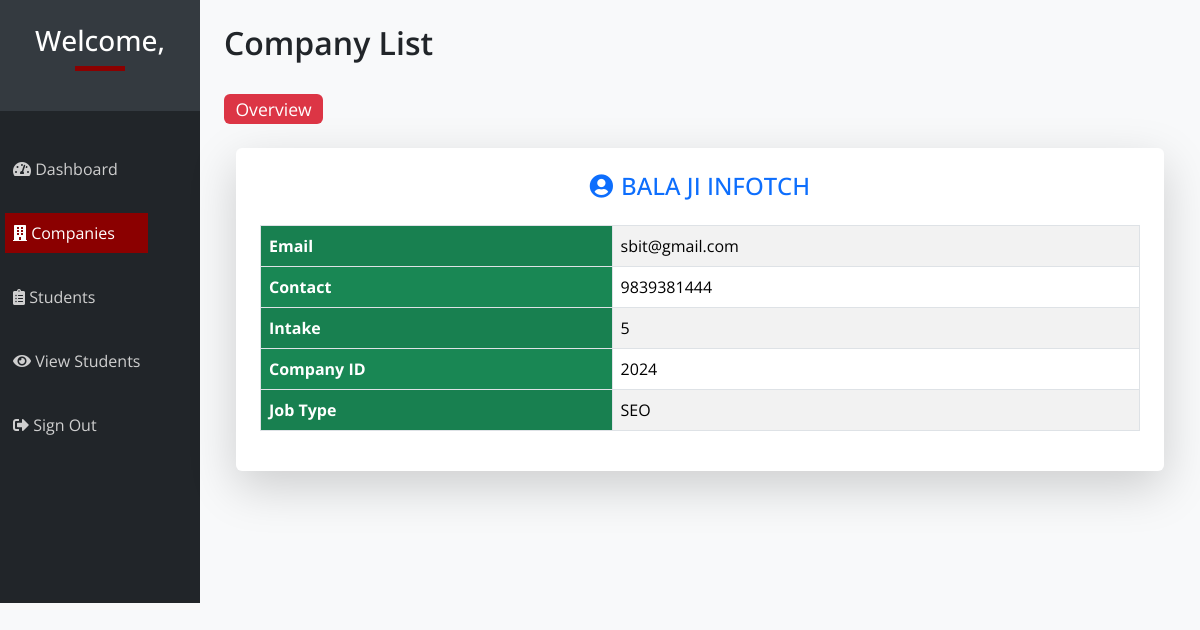
Page /admin/clist.php on the committed database.
### tables this page shows
CREATE TABLE `companies` (
  `contact` bigint(11) NOT NULL,
  `name` varchar(50) NOT NULL,
  `intake` int(25) NOT NULL,
  `c_id` int(25) NOT NULL,
  `email` varchar(50) NOT NULL,
  `password` varchar(50) NOT NULL,
  `type` varchar(50) NOT NULL
);

### admin/clist.php (the view, shortened to what this page needs)
<?php include '../db.php'; ?>
<!DOCTYPE html>
<html lang="en">
<head>
    <link href="https://cdnjs.cloudflare.com/ajax/libs/font-awesome/5.15.4/css/all.min.css" rel="stylesheet">
    <link href="css/font-awesome.min.css" rel="stylesheet">
    <link href="https://cdnjs.cloudflare.com/ajax/libs/font-awesome/5.15.4/css/all.min.css" rel="stylesheet">
    <link rel="stylesheet" href="css/bootstrapmin.css" type="text/css">
    <link href="css/dashboard-style.css" rel="stylesheet">
  </head>
  <body>
  <div class="container-fluid">
        <div class="row">
            <div class="col-md-3 col-lg-2 p-0 bg-dark text-white">
                <div class="sidebar-header p-4 text-center">
                    <h3>Welcome, <?php echo $_SESSION['dept']; ?></h3>
                    <div class="square mb-3"></div>
                </div>
                <nav class="navbar navbar-expand-lg navbar-dark">
                    <ul class="navbar-nav flex-column">
                        <li class="nav-item">
                            <a class="nav-link" href="hello.php"><i class="fas fa-tachometer-alt"></i> Dashboard</a>
                        </li>
                        <br>
                        <li class="nav-item">
                            <a class="nav-link active" href="clist.php"><i class="fas fa-building"></i> Companies</a>
                        </li>
                        <br>
                        <li class="nav-item" >
                          <a class="nav-link" href="applied.php"><i class="fas fa-clipboard-list"></i> Students</a>
                          <br>
                        <li class="nav-item">
                            <a class="nav-link" href="view.php"><i class="fas fa-eye"></i> View Students</a>
                        </li>
                        <br>
                        <li class="nav-item">
                            <a class="nav-link" href="logout.php"><i class="fas fa-sign-out-alt"></i> Sign Out</a>
                        </li>
                    </ul>
                </nav>
            </div>
 <div class="col-md-9 col-lg-10 p-4 bg-light">
    <div class="content-header mb-4">
        <h2>Company List</h2>
        <br>
        <span class="badge bg-danger">Overview</span>
    </div>
    <?php
        $query = "SELECT * FROM companies";
        $select_all_posts_query = mysqli_query($connection, $query);
        while ($row = mysqli_fetch_assoc($select_all_posts_query)) {
            $email = $row['email'];
            $contact = $row['contact'];
            $name = $row['name'];
            $intake = $row['intake'];
            $c_id = $row['c_id'];
            $type = $row['type'];
    ?>
    <div class="container my-4">
        <div class="profile-card p-4 shadow-lg rounded bg-white">
            <h4 class="text-uppercase mb-4 text-center text-primary">
                <i class="fas fa-user-circle me-2"></i><?php echo htmlspecialchars($name); ?>
            </h4>
            <table class="table table-bordered table-hover table-striped align-middle">
                <tbody>
                    <tr>
                        <th class="bg-success text-white" style="width: 40%;">Email</th>
                        <td><?php echo htmlspecialchars($email); ?></td>
                    </tr>
                    <tr>
                        <th class="bg-success text-white">Contact</th>
                        <td><?php echo htmlspecialchars($contact); ?></td>
                    </tr>
                    <tr>
                        <th class="bg-success text-white">Intake</th>
                        <td><?php echo htmlspecialchars($intake); ?></td>
                    </tr>
                    <tr>
                        <th class="bg-success text-white">Company ID</th>
                        <td><?php echo htmlspecialchars($c_id); ?></td>
                    </tr>
                    <tr>
                        <th class="bg-success text-white">Job Type</th>
                        <td><?php echo htmlspecialchars($type); ?></td>
                    </tr>
                </tbody>
            </table>
        </div>
    </div>
    <?php } ?>
</div>
			  </div>
			  </div>
  </body>
</html>

### admin/css/dashboard-style.css (style rules this page uses)
body { font-family: 'Open Sans', sans-serif; background-color: #f8f9fa; }
.sidebar-header { background-color: #343a40; color: white; }
.square { width: 50px; height: 5px; background-color: darkred; margin: 0 auto 20px; }
.navbar-nav { margin-top: 30px; margin-bottom: 150px; margin-left: 5px; }
.nav-link { color: #cfcfcf; padding: 70px 60x!important; }
.nav-link:hover, .nav-link.active { background-color: darkred; color: white; }
.content-header h2 { font-size: 2rem; font-weight: 600; }
.content-header span { font-size: 1.1rem; font-weight: 400; }
.profile-card { background-color: white; border-radius: 8px; box-shadow: 0 4px 6px rgba(0, 0, 0, 0.1); margin-top: 20px; }
.table th { width: 200px; }
.table-striped tbody tr:nth-of-type(odd) { background-color: #f1f1f1; }
.table td { font-size: 1rem; }
.text-uppercase { text-transform: uppercase; }

### rows in the picture
companies: name "BALA JI INFOTCH", email "sbit@gmail.com", contact "9839381444", intake "5", c_id "2024", type "SEO"
